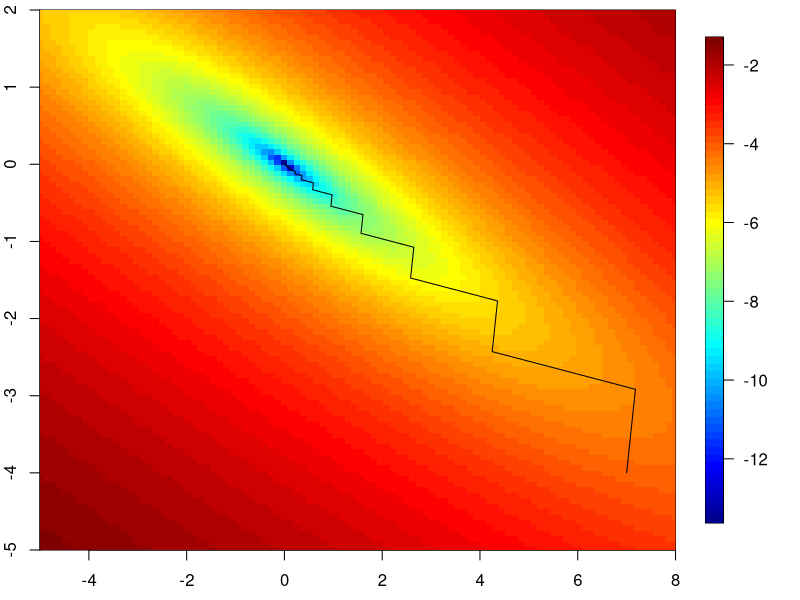
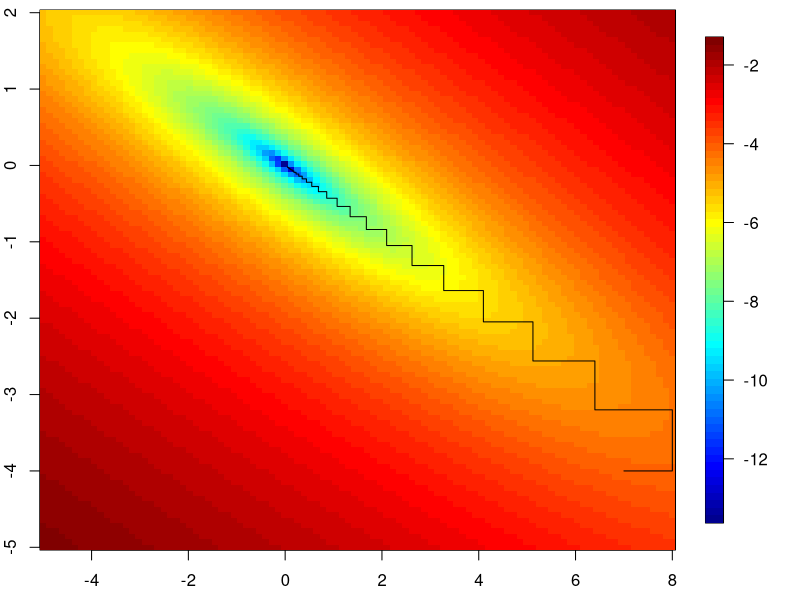
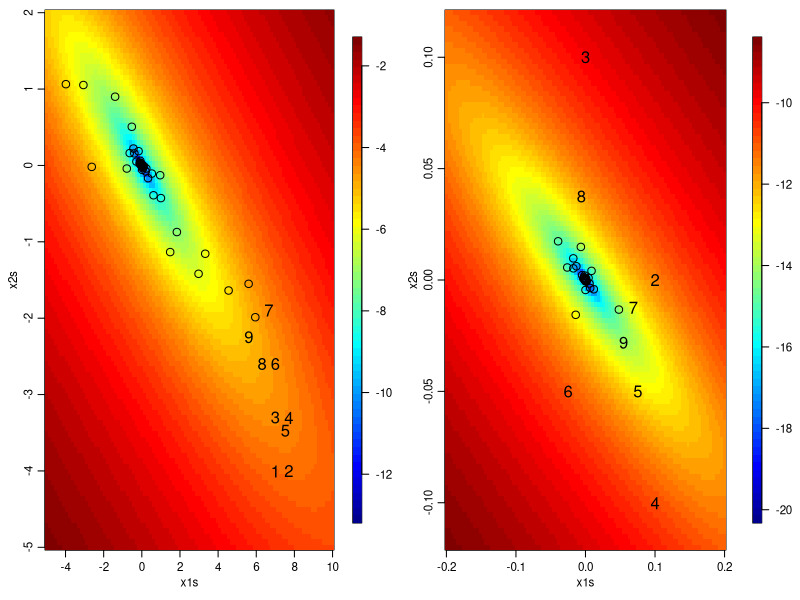

Recreate these plots in R, in order.
## ---- chunk 1
par(mai = c(.5,.4,.1,.4))
f <- function(x){
	x[1]^2/1000 + 4*x[1]*x[2]/1000 + 5*x[2]^2/1000
}
fp <- function(x){
	c(2 * x[1]/1000 + 4 * x[2]/1000,
	4 * x[1]/1000 + 10 * x[2]/1000)
}
lineSearch <- function(alpha, xCurrent, direction, FUN){
	newx <- xCurrent + alpha * direction
	FUN(newx)
}
nIt <- 50
xvals <- matrix(NA, nr = nIt, nc = 2)
xvals[1, ] <- c(7, -4)
for(t in 2:50){
	newalpha <- optimize(lineSearch, interval = c(-5000, 5000),
		xCurrent = xvals[t-1, ], direction = fp(xvals[t-1, ]),
		FUN = f)$minimum 
	xvals[t, ] <- xvals[t-1, ] + newalpha * fp(xvals[t-1, ])
}
x1s <- seq(-5, 8, len = 100); x2s = seq(-5, 2, len = 100)
fx <- apply(expand.grid(x1s, x2s), 1, f)
## plot f(x) surface on log scale
fields::image.plot(x1s, x2s, matrix(log(fx), 100, 100), 
	xlim = c(-5, 8), ylim = c(-5,2)) 
lines(xvals) ## overlay optimization path
## ---- chunk 2
f <- function(x){
	return(x[1]^2/1000 + 4*x[1]*x[2]/1000 + 5*x[2]^2/1000)
}
f1 <- function(x1, x2){ # f(x) as a function of x1
	return(x1^2/1000 + 4*x1*x2/1000 + 5*x2^2/1000)
}
f2 <- function(x2, x1){ # f(x) as a function of x2
	return(x1^2/1000 + 4*x1*x2/1000 + 5*x2^2/1000)
}
x1s <- seq(-5, 8, len = 100); x2s = seq(-5, 2, len = 100)
fx <- apply(expand.grid(x1s, x2s), 1, f)
fields::image.plot(x1s, x2s, matrix(log(fx), 100, 100))
nIt <- 49
xvals <- matrix(NA, nr = nIt, nc = 2)
xvals[1, ] <- c(7, -4)
## 5, -10
for(t in seq(2, nIt, by = 2)){
    ## Note that full optimization along each axis is unnecessarily
    ## expensive (since we are going to just take another step in the next
    ## iteration. Just using for demonstration here.
	newx1 <- optimize(f1, x2 = xvals[t-1, 2], interval = c(-40, 40))$minimum
	xvals[t, ] <- c(newx1, xvals[t-1, 2])
	newx2 <- optimize(f2, x1 = newx1, interval = c(-40, 40))$minimum
	xvals[t+1, ] <- c(newx1, newx2)
}
lines(xvals)
## ---- chunk 3
f <- function(x, plot = TRUE, verbose = FALSE) {
    result <- x[1]^2/1000 + 4*x[1]*x[2]/1000 + 5*x[2]^2/1000
    if(verbose) print(result)
    if(plot && cnt < 10) {
        points(x[1], x[2], pch = as.character(cnt))
        if(cnt < 10) cnt <<- cnt + 1 else cnt <<- 1
        if(interactive())
            invisible(readline(prompt = "Press <Enter> to continue..."))
    } else if(plot) points(x[1], x[2])
    return(result)
}

par(mfrow = c(1,2), mgp = c(1.8,.7,0), mai = c(.5,.45,.1,.5), cex = 0.7)

x1s <- seq(-5, 10, len = 100); x2s = seq(-5, 2, len = 100)
fx <- apply(expand.grid(x1s, x2s), 1, f, FALSE)
cnt <- 1
fields::image.plot(x1s, x2s, matrix(log(fx), 100, 100))
init <- c(7, -4)
optim(init, f, method = "Nelder-Mead", verbose = FALSE)

par(cex = 0.7)
x1s <- seq(-.2, .2, len = 100); x2s = seq(-.12, .12, len = 100)
fx <- apply(expand.grid(x1s, x2s), 1, f, FALSE)
cnt <- 1
fields::image.plot(x1s, x2s, matrix(log(fx), 100, 100))
init <- c(-0, 0)
optim(init, f, method = "Nelder-Mead", verbose = FALSE)
